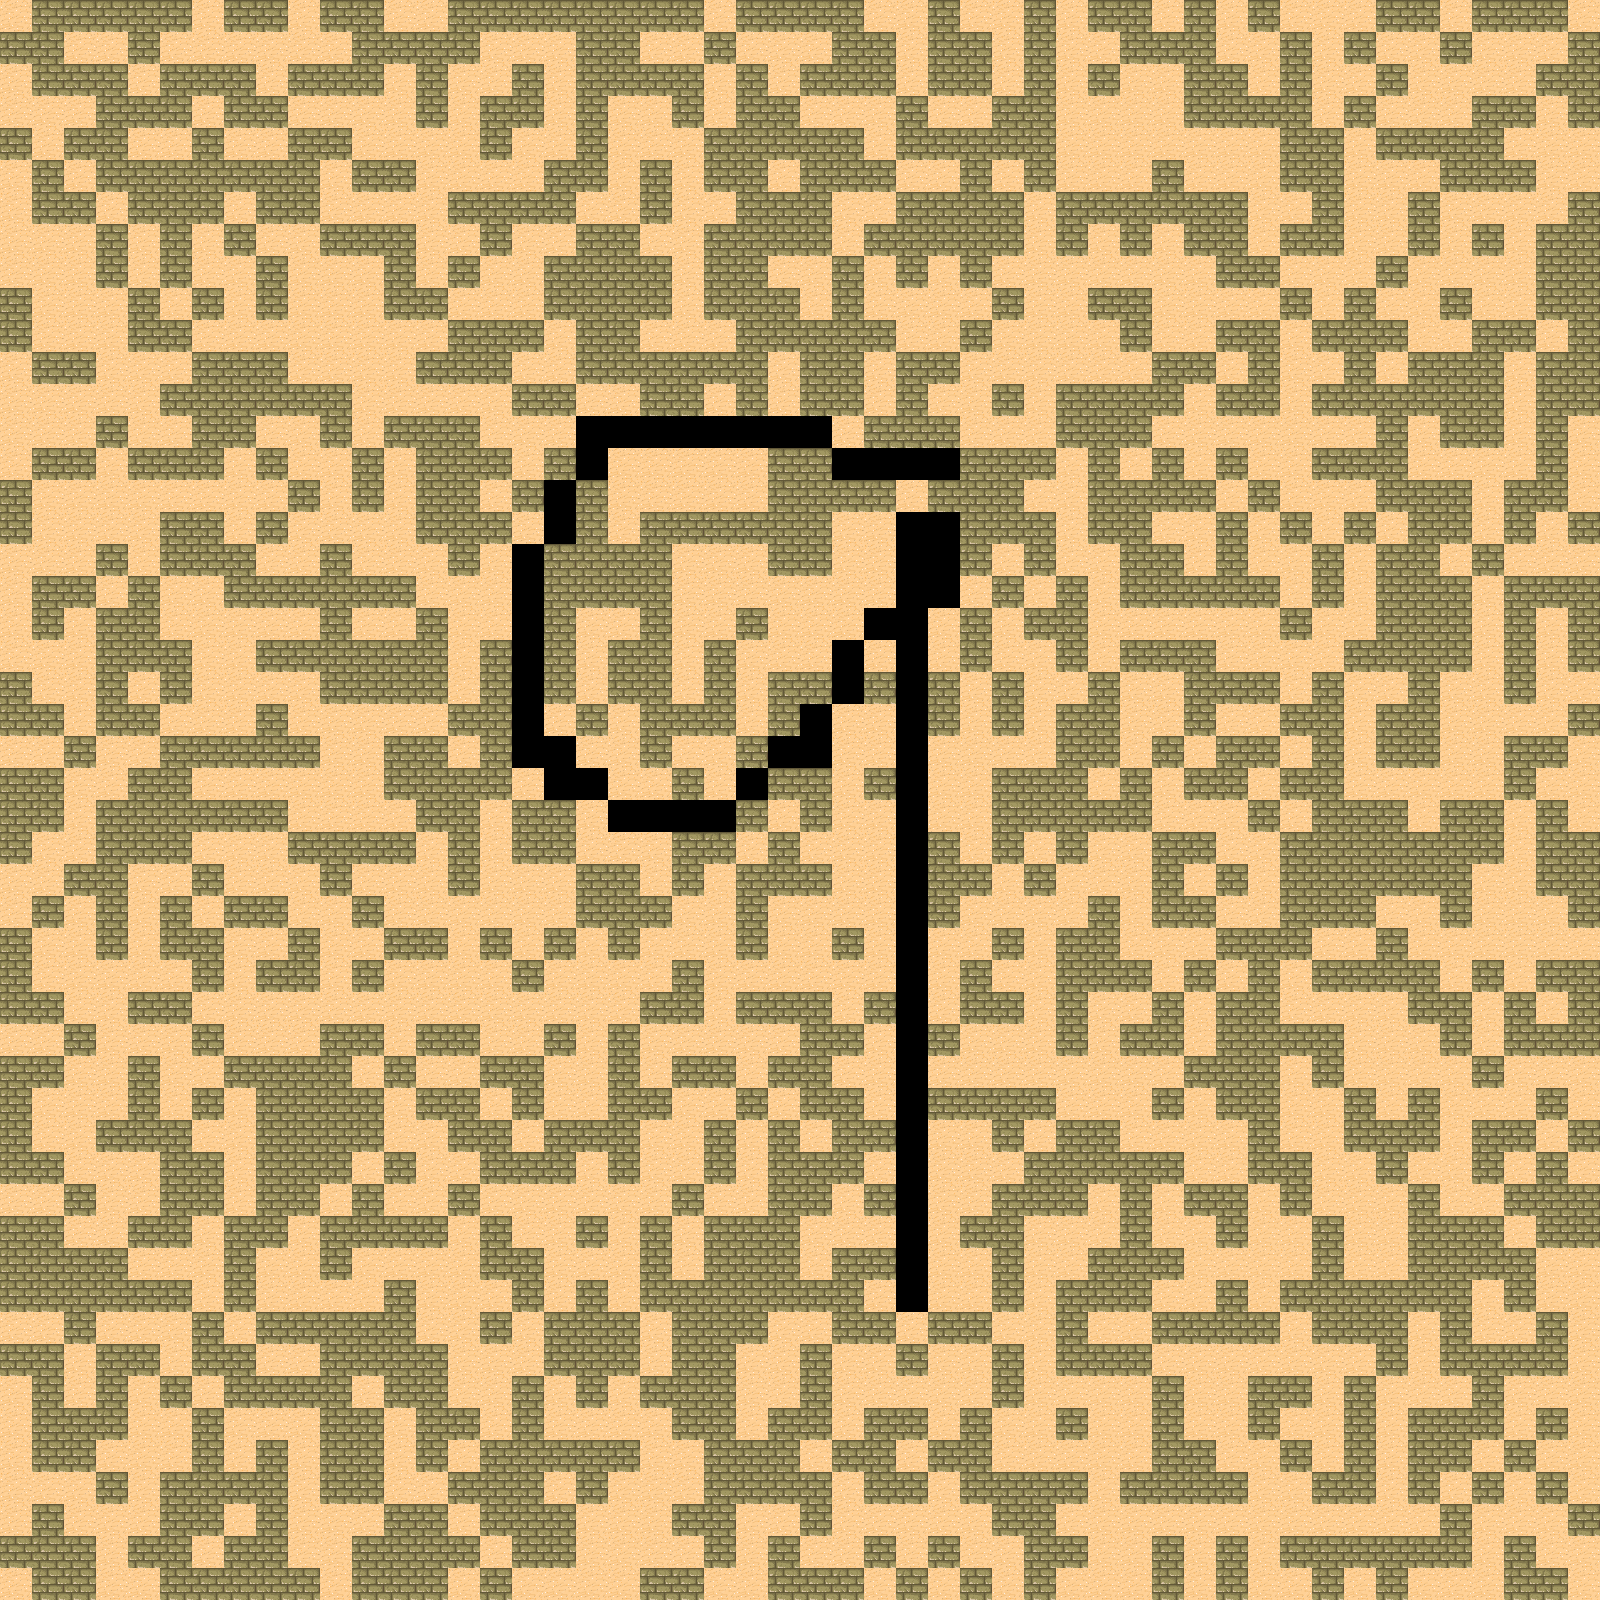

The image is a tile-based game level rendered from a .tmx file. Its description and complete source (layers, tilesets, objects, tile grids) follow:
An orthogonal 50x50 tile map with 32x32 px tiles, 1 tile layer (Tile Layer 1).

<map version="1.2" tiledversion="1.2.4" orientation="orthogonal" renderorder="right-down" width="50" height="50" tilewidth="32" tileheight="32" infinite="0" nextlayerid="2" nextobjectid="1">
 <tileset firstgid="1" name="tmw_desert_spacing" tilewidth="32" tileheight="32" spacing="1" margin="1" tilecount="48" columns="8">
  <image source="tmw_desert_spacing.png" width="265" height="199" />
 </tileset>
 <layer id="1" name="Tile Layer 1" width="50" height="50">
  <data encoding="csv">
30,10,10,10,10,10,30,10,10,30,10,10,30,30,10,10,10,10,10,10,10,10,30,10,10,10,10,30,30,10,30,30,10,30,10,10,30,10,30,10,30,30,30,10,10,30,10,10,10,30,
10,10,30,30,10,30,30,30,30,30,30,10,10,10,10,30,30,30,10,10,30,30,10,30,30,30,10,10,30,10,10,30,10,30,30,10,10,10,30,30,10,30,10,30,30,10,30,30,30,10,
30,10,10,10,30,10,10,10,30,10,10,10,30,10,30,30,10,30,10,10,10,10,30,10,30,10,10,10,30,10,10,30,10,30,10,30,30,10,10,30,10,30,30,10,30,30,30,30,10,10,
30,30,30,10,10,10,30,10,10,30,30,30,30,10,30,10,10,30,10,30,30,10,30,10,10,30,30,30,10,30,30,10,10,30,30,30,30,10,10,10,10,30,10,30,30,30,10,10,30,10,
10,30,10,10,30,30,10,30,30,10,10,30,30,30,30,10,30,30,10,30,30,30,10,10,10,10,10,30,10,10,10,10,10,30,30,30,30,30,30,30,10,10,30,10,10,10,10,30,30,30,
30,10,30,10,10,10,10,10,10,10,30,10,10,30,30,30,30,10,10,30,10,30,10,10,30,10,10,10,30,30,10,30,10,30,30,30,10,30,30,30,10,10,30,30,30,10,10,10,30,30,
30,10,10,30,10,10,10,30,10,10,30,30,30,30,10,10,10,10,30,30,10,30,30,10,10,10,30,30,10,10,10,10,30,10,10,10,10,10,10,30,30,10,30,30,10,30,30,30,30,10,
30,30,30,10,30,10,30,10,30,30,10,10,10,30,30,10,30,30,10,10,30,30,10,10,10,10,30,10,10,10,10,10,30,10,30,10,30,10,10,30,10,10,30,30,10,30,10,30,10,10,
30,30,30,10,30,10,30,30,10,30,30,30,10,30,10,30,30,10,10,10,10,30,10,10,30,30,10,30,10,30,10,30,30,30,30,30,30,30,10,10,30,30,30,10,30,30,30,30,10,10,
10,30,30,30,10,30,10,30,10,30,30,30,10,10,30,30,30,10,10,10,10,30,10,10,10,30,10,30,30,30,30,10,30,30,10,10,30,30,30,30,10,30,10,30,30,10,30,30,10,10,
10,30,30,30,10,10,30,30,30,30,30,30,30,30,10,10,10,30,10,10,30,30,30,10,10,10,10,10,30,30,10,30,30,30,30,10,30,30,10,10,30,10,10,10,30,30,10,10,30,10,
30,10,10,30,30,30,10,10,10,30,30,30,30,10,10,10,30,30,10,10,10,10,10,10,30,10,10,30,10,10,30,30,30,30,30,30,10,10,30,10,30,30,10,30,10,10,10,30,10,10,
30,30,30,30,30,10,10,10,10,10,10,30,30,30,30,30,10,10,30,30,10,10,30,10,30,10,10,30,10,30,30,10,30,10,10,10,10,30,10,10,30,10,10,10,10,10,10,30,10,10,
30,30,30,10,30,30,10,10,30,30,10,30,10,10,10,30,30,30,0,0,0,0,0,0,0,0,30,10,10,10,30,30,30,10,10,10,30,30,30,30,30,30,30,10,30,10,10,30,10,30,
30,10,10,30,10,10,10,30,10,30,30,10,30,10,10,10,30,10,0,30,30,30,30,30,10,10,0,0,0,0,10,10,10,30,10,30,10,30,10,30,30,10,10,10,30,30,30,30,10,30,
10,30,30,30,30,30,30,30,30,10,30,10,30,10,10,30,10,0,10,30,30,30,30,30,10,10,10,10,30,10,10,10,30,30,10,10,10,10,30,10,30,30,30,10,10,10,30,10,10,30,
10,30,30,30,30,10,10,30,10,30,30,30,30,10,10,10,30,0,10,30,10,10,10,10,10,10,30,30,0,0,10,10,10,30,10,10,30,30,10,30,10,30,10,30,10,10,30,10,30,10,
30,30,30,10,30,10,10,10,30,30,10,30,30,30,10,30,0,10,10,10,10,30,30,30,10,10,30,30,0,0,10,30,10,30,30,10,10,30,10,30,30,10,30,10,10,30,10,30,30,30,
30,10,10,30,10,30,30,10,10,10,10,10,10,30,30,30,0,10,10,10,10,30,30,30,30,30,30,30,0,0,30,10,30,10,30,10,10,10,10,10,30,10,30,10,10,10,30,10,10,10,
30,10,30,10,10,30,30,30,30,30,10,30,30,10,30,30,0,10,30,30,10,30,30,10,30,30,30,0,0,30,10,30,10,10,30,30,30,30,30,30,10,30,30,10,10,10,30,10,30,10,
30,30,30,10,10,10,30,30,10,10,10,10,10,10,30,10,0,10,30,10,10,30,10,30,30,30,0,30,0,30,10,30,30,10,30,10,10,10,30,30,30,30,10,10,10,10,30,10,30,10,
10,30,30,10,30,10,30,30,30,30,10,10,10,10,30,10,0,10,30,10,10,30,10,30,10,10,0,10,0,10,30,10,30,30,10,30,30,10,10,10,30,10,30,30,10,30,30,10,30,30,
10,10,30,10,10,30,30,30,10,30,30,30,30,30,10,10,0,30,10,30,10,10,10,30,10,0,30,30,0,10,30,10,30,10,10,30,30,10,30,30,10,10,30,10,10,30,30,30,30,10,
30,30,10,30,30,10,10,10,10,10,30,30,10,10,30,10,0,0,30,30,10,30,30,10,0,0,30,30,0,30,30,30,30,10,10,30,10,30,10,10,30,10,30,10,10,30,30,10,10,30,
10,10,30,30,10,10,30,30,30,30,30,30,10,10,10,10,30,0,0,30,30,10,30,0,10,10,30,10,0,30,30,10,10,10,30,10,30,10,10,30,10,10,30,30,30,30,30,10,30,30,
10,10,30,10,10,10,10,10,10,30,30,30,30,10,10,30,10,10,30,0,0,0,0,10,30,10,30,30,0,30,30,10,10,10,10,10,30,30,30,10,30,10,10,10,30,10,10,30,10,30,
10,30,30,10,10,10,30,30,30,10,10,10,10,30,10,30,10,10,30,30,30,10,10,30,10,30,30,30,0,10,30,10,30,10,30,30,10,10,30,30,10,10,10,10,10,10,10,30,10,10,
30,30,10,10,30,30,10,30,30,30,10,30,30,30,10,30,30,30,10,10,30,10,30,10,10,10,30,30,0,10,10,30,10,30,30,30,10,30,10,30,10,10,10,10,10,10,30,30,10,10,
30,10,30,10,30,10,30,10,10,30,30,10,30,30,30,30,30,30,10,10,10,30,30,10,30,30,30,30,0,10,30,30,30,30,10,30,10,10,30,30,10,10,10,30,30,10,30,30,30,10,
10,30,30,10,30,10,10,30,30,10,30,30,10,10,30,10,30,10,30,10,30,30,30,10,30,30,10,30,0,30,30,10,30,10,10,30,30,30,10,10,10,30,30,10,30,30,30,30,30,30,
10,30,30,30,30,30,10,30,10,10,30,10,30,30,30,30,10,30,30,30,30,10,30,30,30,30,30,30,0,30,10,30,30,10,10,10,30,10,30,10,30,10,10,10,10,30,10,30,10,10,
10,10,30,30,10,10,30,30,30,30,30,30,30,30,30,30,30,30,30,30,10,10,30,10,10,10,30,10,0,30,10,10,30,10,30,30,10,30,10,10,30,30,30,30,10,10,30,10,30,10,
30,30,10,30,30,30,10,30,30,30,10,10,30,10,10,30,30,10,30,10,30,30,30,30,30,10,10,30,0,10,30,30,30,10,30,10,10,30,10,10,10,10,30,30,30,10,30,10,10,10,
10,10,30,30,10,30,30,10,10,10,10,30,10,30,30,10,10,30,30,10,30,10,10,30,10,10,30,30,0,30,30,30,30,30,30,30,30,10,10,10,30,10,30,30,30,30,10,30,30,30,
10,30,30,30,10,30,10,30,10,10,10,10,30,10,10,30,10,30,30,10,10,30,30,10,30,10,10,30,0,10,10,10,10,30,30,30,10,30,10,10,30,30,10,30,10,30,30,30,10,30,
10,30,30,10,10,10,30,30,10,10,10,10,30,30,10,10,30,10,10,10,30,30,10,30,10,30,10,10,0,30,30,10,30,10,10,30,30,30,30,10,30,30,10,10,10,30,10,10,30,10,
10,10,30,30,30,10,10,30,10,10,10,30,10,30,30,10,10,10,30,10,30,30,10,30,10,10,10,30,0,30,30,30,10,10,10,10,10,30,30,10,10,30,30,10,30,30,10,30,10,30,
30,30,10,30,30,10,10,30,10,10,30,10,30,30,10,30,30,30,30,30,30,10,30,30,10,10,30,10,0,30,30,10,10,10,30,10,30,10,10,30,10,30,30,30,10,30,30,10,10,10,
10,10,30,30,10,10,30,10,10,30,10,10,10,10,30,10,30,30,10,30,10,30,10,10,10,30,30,30,0,30,10,10,30,30,30,10,30,30,10,30,30,10,30,30,10,10,10,30,10,10,
10,10,10,10,30,30,30,10,30,30,10,30,30,30,30,10,10,30,30,30,10,30,10,10,10,30,10,10,0,30,30,10,30,30,10,10,10,30,30,30,30,10,30,30,10,10,10,10,30,30,
10,10,10,10,10,10,30,10,30,30,30,30,10,30,30,30,10,30,10,30,10,10,10,10,10,10,10,30,0,30,30,10,30,10,10,10,30,30,10,30,10,10,10,10,10,10,30,10,30,30,
30,30,10,30,30,30,10,30,10,10,10,10,10,30,30,10,30,10,10,10,30,10,10,10,30,30,10,10,30,10,10,30,30,10,30,30,10,10,10,10,30,10,10,10,30,10,30,30,10,30,
10,10,30,10,10,30,10,10,30,30,10,10,10,10,30,30,30,10,10,10,30,10,10,30,30,10,30,30,10,30,30,10,30,10,10,10,30,30,30,30,30,30,30,10,30,10,10,10,10,30,
30,10,30,10,30,10,30,10,10,10,10,30,10,10,30,30,10,30,10,30,10,10,10,30,30,10,30,30,30,30,30,10,30,30,30,30,10,30,30,10,10,30,10,30,30,30,10,30,30,30,
30,10,10,10,30,30,10,30,30,30,10,10,30,10,10,30,10,30,30,30,30,10,10,30,10,10,30,10,10,30,10,30,30,10,30,30,10,30,30,10,30,30,10,30,10,10,10,30,10,30,
30,10,10,30,30,30,10,30,10,30,10,10,30,10,30,10,10,10,10,10,30,30,10,10,10,30,10,10,30,10,10,30,30,30,30,30,10,10,30,30,10,30,10,30,10,10,30,10,30,30,
30,30,30,10,30,10,10,10,10,30,10,10,30,30,10,10,10,30,10,30,30,30,10,10,10,10,30,10,10,30,10,10,10,10,30,10,10,10,10,30,30,10,10,30,10,30,10,30,10,30,
30,10,30,30,30,10,10,30,10,30,30,30,10,10,30,10,10,10,30,30,30,10,10,30,30,10,30,30,30,30,30,10,10,30,30,30,30,30,30,30,30,30,30,30,30,10,30,30,30,10,
10,10,10,30,10,10,30,10,10,30,30,10,10,10,10,30,10,10,30,30,30,30,10,30,10,30,30,10,30,10,30,30,10,10,30,30,10,30,10,30,10,10,10,10,10,10,30,10,30,30,
30,10,10,30,30,10,10,10,10,10,30,10,10,10,30,10,30,30,30,30,10,10,30,30,10,10,10,30,10,30,10,30,10,30,30,30,10,30,10,30,30,10,30,10,30,30,30,10,10,30
</data>
 </layer>
</map>
